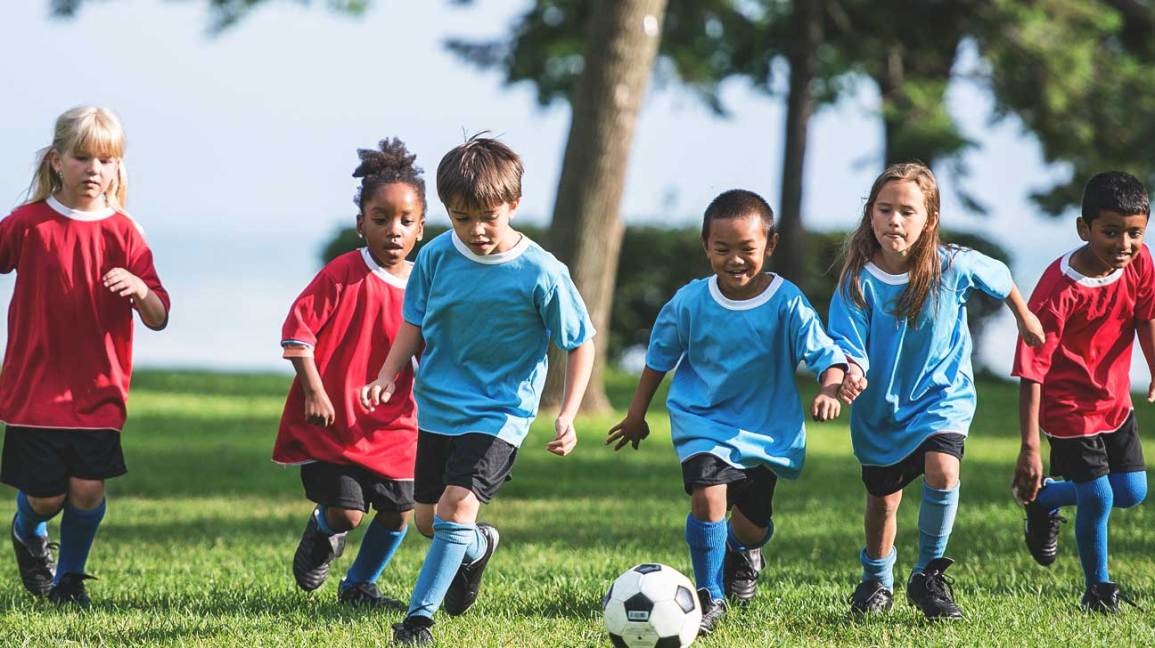
#> input picture league.jpg, 1155 x 648 px
$ python face2.py
#> lines starting #> are read from the running program, lines starting #| are printed output that depends on the picture; after the words box and inside, x2 and y2 are one past the last pixel; in counts of white or black regions, pixels touching at a corner belong together
import cv2

img = cv2.imread('league.jpg')
#> img is the input picture: shape (648, 1155, 3); mean B, G, R 124.7, 133.5, 128.5


img_gray = cv2.cvtColor(img, cv2.COLOR_BGR2GRAY)
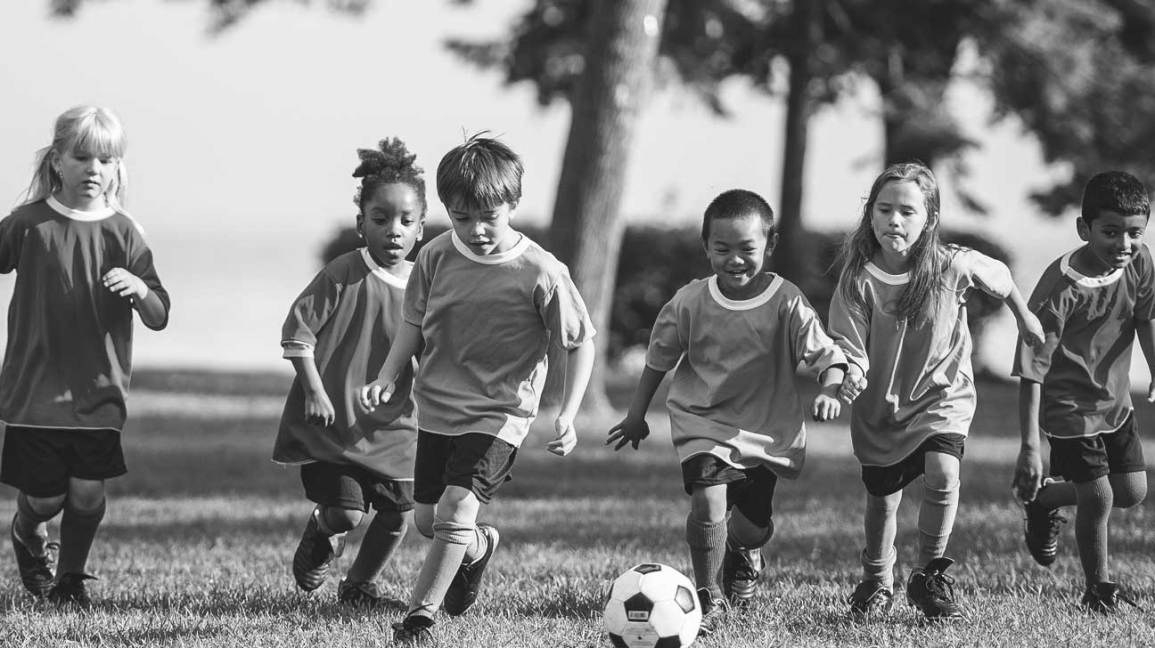
#> img_gray: shape (648, 1155); min 4, max 255, mean 131

haar_cascade_face = cv2.CascadeClassifier('/home/pi/opencv/data/haarcascades/haarcascade_frontalface_default.xml')

faces_rects = haar_cascade_face.detectMultiScale(img_gray, scaleFactor=1.1, minNeighbors=2)
#> faces_rects = [[60, 132, 66, 66], [864, 186, 65, 65], [447, 196, 62, 62], [358, 191, 71, 71], [1095, 211, 57, 57], [702, 225, 64, 64]]
print('Faces found: ', len(faces_rects))
#| Faces found:  6

for (x,y,w,h) in faces_rects :
	cv2.rectangle(img, (x,y), (x+w,y+h), (0,255,0), 2)
#> this loop made 6 passes
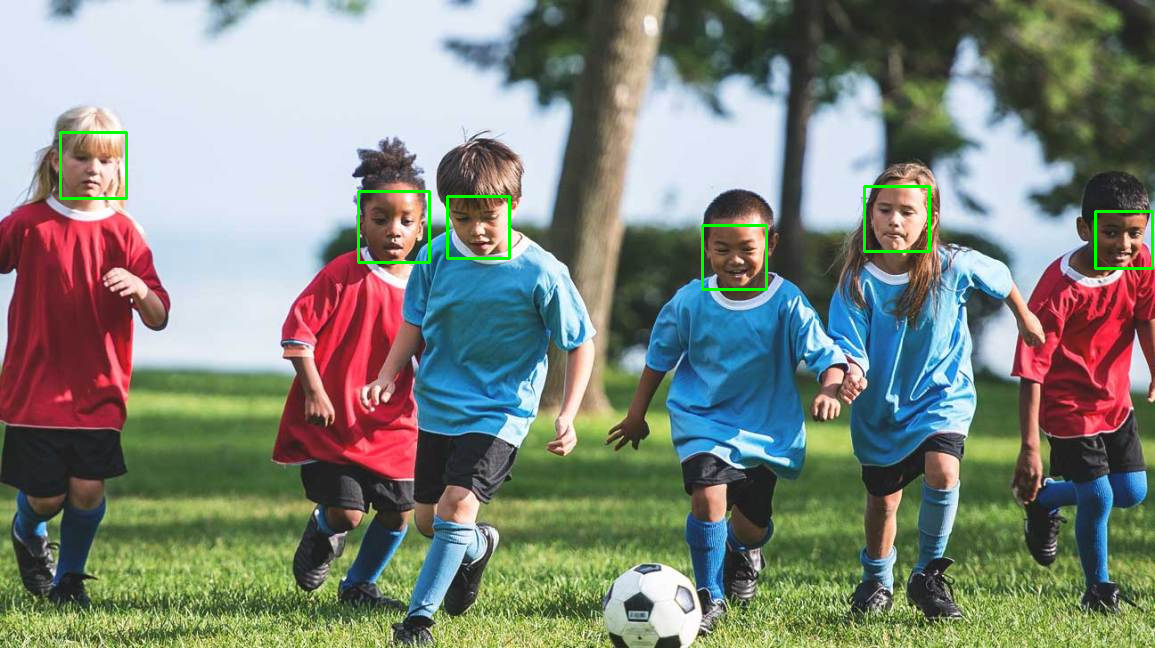
#> img: shape (648, 1155, 3); 0.61% of pixels changed, all inside (x1, y1, x2, y2) = (59, 131, 1154, 291)

#cv2.imshow('face', img)
#cv2.waitKey(0)

cv2.imwrite('faceDetect.jpg', img)

$ run again, with the_girl.jpg copied over league.jpg
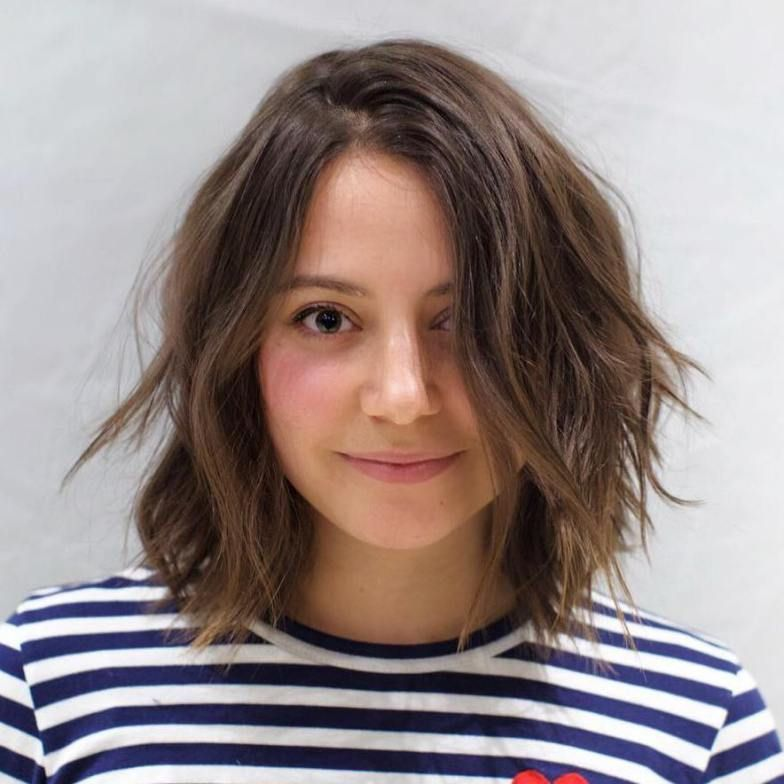
#> input picture the_girl.jpg, 784 x 784 px
#> img is the input picture: shape (784, 784, 3); mean B, G, R 138.2, 138.9, 151.7
#> `img_gray = cv2.cvtColor(img, cv2.COLOR_BGR2GRAY)`:
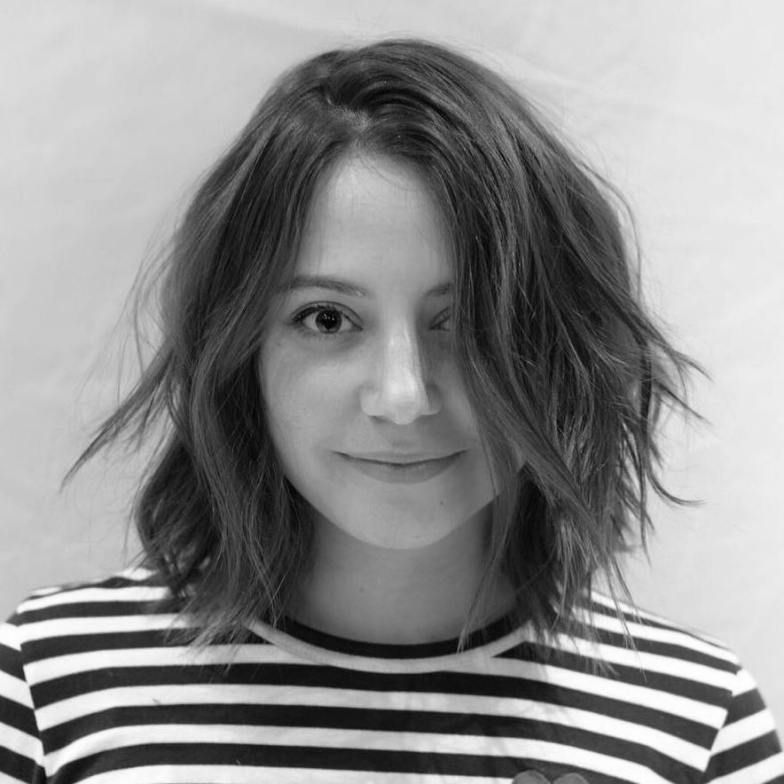
#> img_gray: shape (784, 784); min 1, max 255, mean 142.6
#> faces_rects = [[218, 201, 343, 343]]
#| Faces found:  1
#> the loop `for (x,y,w,h) in faces_rects :` made 1 pass
#> after the loop `for (x,y,w,h) in faces_rects :`:
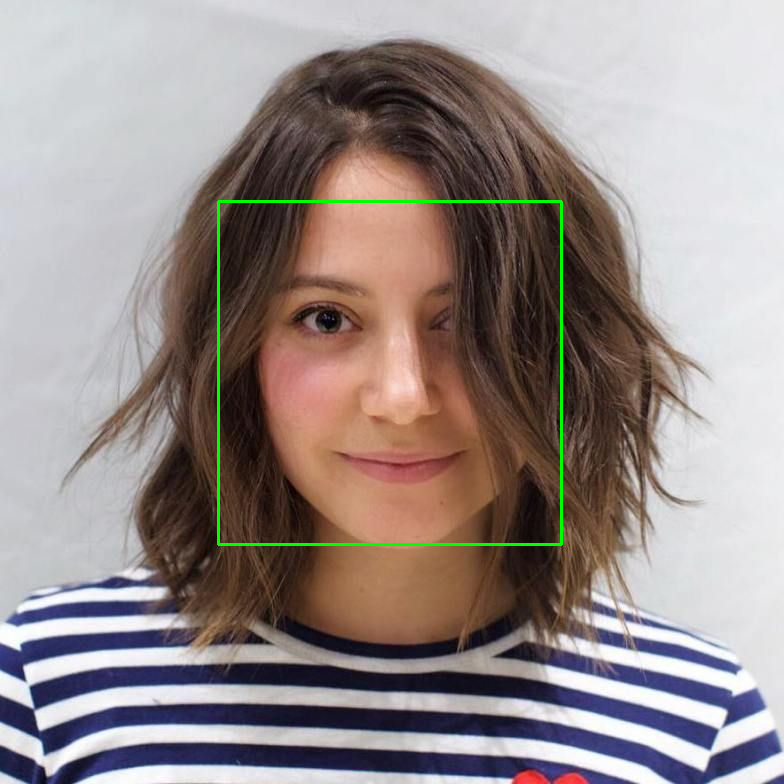
#> img: shape (784, 784, 3); 0.67% of pixels changed, all inside (x1, y1, x2, y2) = (217, 200, 563, 546)
